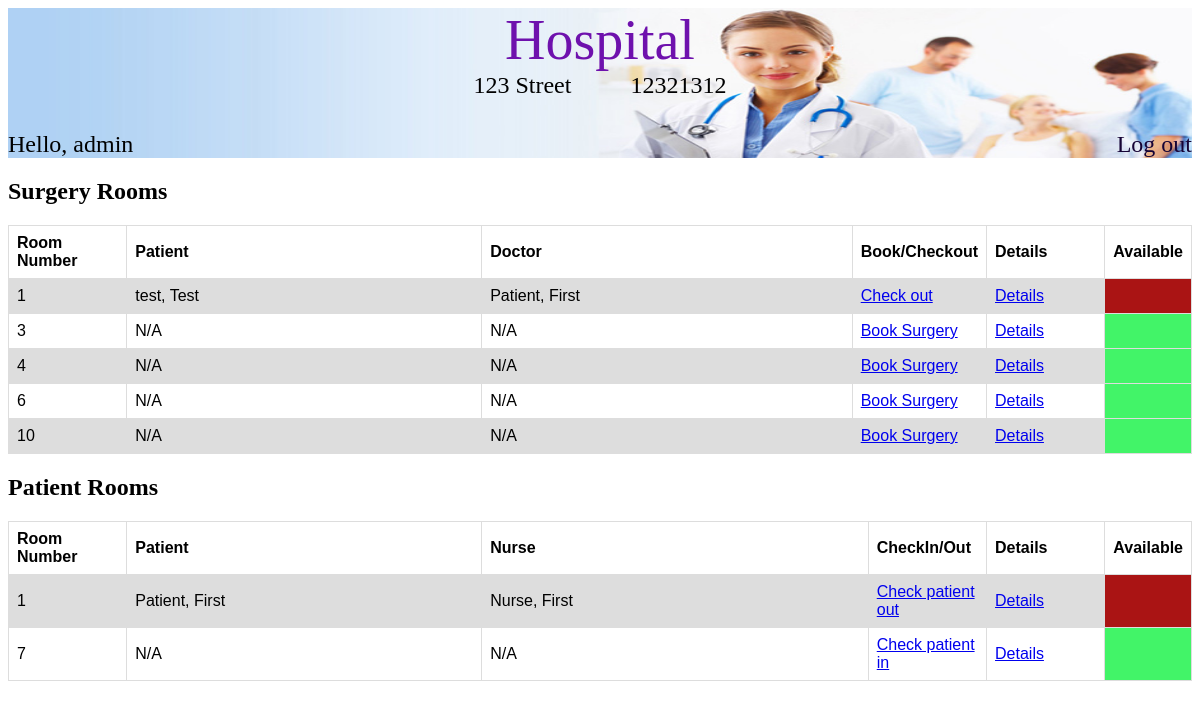
Screenshot of /rooms/ (signed in) with the database file from the repository.
### hospital/models.py (models this page shows, shortened)
class Hospital(models.Model):
    name = models.CharField(max_length=50)
    address = models.CharField(max_length=100)
    phone_number = models.CharField(max_length=10)
    patient_rooms = models.ManyToManyField(PatientRoom, symmetrical=False)
    surgery_rooms = models.ManyToManyField(SurgeryRoom, symmetrical=False)
    patients = models.ManyToManyField(Patient, symmetrical=False)
    doctors = models.ManyToManyField(Doctors, symmetrical=False)
    nurses = models.ManyToManyField(Nurses, symmetrical=False)

class Room(models.Model):
    room_number = models.BigIntegerField(unique=True)
    is_occupied = models.BooleanField(default='0')
    class Meta:
        abstract = True

class SurgeryRoom(Room):
    equipment = models.ManyToManyField(Equipment, blank=True, null=True)
    surgery = models.ForeignKey(Surgery, on_delete=models.CASCADE, related_name='surgery', null=True)

class PatientRoom(Room):
    price = models.DecimalField(default=0.0, decimal_places=2, max_digits=100)
    patient = models.ForeignKey(Patient, on_delete=models.CASCADE, related_name='patient', null=True)
    nurse = models.ForeignKey(Nurses, on_delete=models.CASCADE, related_name='nurse', null=True)

### Surgery_Details/models.py (models this page shows)
class Surgery(models.Model):
    surgery_description = models.TextField()
    start_time = models.DateTimeField(blank=True, null=True)
    duration = models.PositiveIntegerField()
    surgery_price = models.FloatField()
    doctor_incharge = models.ForeignKey(Doctors, null=True, related_name = 'surgery', on_delete=models.CASCADE)
    nurse_incharge = models.ForeignKey(Nurses, null=True, related_name = 'surgery', on_delete=models.CASCADE)
    patient = models.ForeignKey(Patient, null=True, related_name = 'surgery', on_delete=models.CASCADE)

### Person/models.py (models this page shows, shortened)
class Employee(Persons):
    shift = models.CharField(max_length=200, default='', blank=True)
    jobDesc = models.CharField(max_length=200, default='', blank=True)
    salary = models.DecimalField(max_digits=7, decimal_places=0, default=Decimal('0.00'))
    class Meta:
        abstract=True

class Doctors(Employee):
    specialty = models.CharField(max_length=200, default='', blank=True)

class Persons(models.Model):
    firstName = models.CharField(max_length=200)
    lastName = models.CharField(max_length=200)
    address = models.CharField(max_length=200)
    phoneNumber = models.CharField(max_length=200)
    social = models.CharField(max_length=200)
    class Meta:
        abstract = True

class Patient(Persons):
    symptoms = models.CharField(max_length=200, default='', blank=True)
    allergies = models.CharField(max_length=200, default='', blank=True)
    currentMeds = models.CharField(max_length=200, default='', blank=True)
    docName = models.ForeignKey(Doctors, on_delete=models.CASCADE, default='1')

class Nurses(Employee):
    specialty = models.CharField(max_length=200, default='', blank=True)

### hospital/views.py (the view)
# urls.py: url(r'^rooms/$', views.rooms_list, name='rooms'),
def rooms_list(request):
    hospital = get_object_or_404(Hospital, id=1)
    patient_rooms = hospital.patient_rooms.all()
    surgery_rooms = hospital.surgery_rooms.all()
    return render(request, 'hospital/list_all_rooms.html',
                  {'surgery_rooms': surgery_rooms, 'patient_rooms': patient_rooms, 'hospital': hospital})

### hospital/templates/hospital/list_all_rooms.html
{% extends "hospital/base.html" %}
{% block header %}
    <div class="container_header">
        {% if hospital is not None %}
            <div class="container_hospital_info">
                <div class="hospital_title"><a class="hospital_title_text" href="{% url 'hospital:home' %}">{{ hospital.name }}</a></div>
                <div class="hospital_info">
                    <div>{{ hospital.address }}</div>
                    <div class="padding"></div>
                    <div>{{ hospital.phone_number }}</div>
                </div>
            </div>
        {% else %}
            <a href="/" class="logo">My Hospital</a>
        {% endif %}
        <div class="container_user_info">
            {% if user.is_authenticated %}
                <div class="user_name_info">Hello, {{user.username}}</div>
                <div><a class="log_out" href="{% url 'accounts:logout' %}">Log out</a></div>
            {% else %}
                <a href="{% url 'accounts:login' %}">Log in</a>
            {% endif %}
        </div>
    </div>
{% endblock %}
{% block content %}
    <h2 class="title_rooms">Surgery Rooms</h2>
        <table>
            <tr>
                <th class="room_number_table_header">Room Number</th>
                <th class="patient_name_table_header">Patient</th>
                <th>Doctor</th>
                <th class="check_inout_table_header">Book/Checkout</th>
                <th class="room_details_table_header">Details</th>
                <th>Available</th>
            </tr>
        {% for sr in surgery_rooms %}
            <tr class="table_surgery_room">
                <td>{{sr.room_number}}</td>
                {% if not sr.is_occupied %}
                    <td>N/A</td>
                    <td>N/A</td>
                    <td><a href="{% url 'hospital:book_surgery' sr.id %}">Book Surgery</a></td>
                    <td><a href="{% url 'hospital:rooms_surgery_details' sr.id %}">Details</a></td>
                    <td class="table_row_available"></td>
                {% else %}
                    <td>{{sr.surgery.doctor_incharge.lastName}}, {{sr.surgery.doctor_incharge.firstName}}</td>
                    <td>{{sr.surgery.patient.lastName}}, {{sr.surgery.patient.firstName}}</td>
                    <td><a href="{% url 'hospital:check_out_surgery' sr.id %}">Check out</a></td>
                    <td><a href="{% url 'hospital:rooms_surgery_details' sr.id %}">Details</a></td>
                    <td class="table_row_not_available"></td>
                {% endif %}
            </tr>
        {% endfor %}
        </table>
    <h2 class="title_rooms">Patient Rooms</h2>
        <table>
            <tr>
                <th class="room_number_table_header">Room Number</th>
                <th class="patient_name_table_header">Patient</th>
                <th>Nurse</th>
                <th class="check_inout_table_header">CheckIn/Out</th>
                <th class="room_details_table_header">Details</th>
                <th>Available</th>
            </tr>
        {% for room in patient_rooms %}
            <tr class="table_surgery_room">
                <td>{{room.room_number}}</td>
                {% if not room.is_occupied %}
                    <td>N/A</td>
                    <td>N/A</td>
                    <td><a href="{% url 'hospital:patient_check_in' room.id %}">Check patient in</a></td>
                    <td><a href="{% url 'hospital:rooms_patient_details' room.id %}">Details</a></td>
                    <td class="table_row_available"></td>
                {% else %}
                    <td>{{room.patient.lastName}}, {{room.patient.firstName}}</td>
                    <td>{{room.nurse.lastName}}, {{room.nurse.firstName}}</td>
                    <td><a href="{% url 'hospital:patient_check_out' room.id %}">Check patient out</a></td>
                    <td><a href="{% url 'hospital:rooms_patient_details' room.id %}">Details</a></td>
                    <td class="table_row_not_available"></td>
                {% endif %}
            </tr>
        {% endfor %}
        </table>
{% endblock %}

### hospital/static/css/hospital.css (style rules this page uses)
table { font-family: arial, sans-serif; border-collapse: collapse; width: 100%; }
td, th { border: 1px solid #dddddd; text-align: left; padding: 8px; }
tr:nth-child(even) { background-color: #dddddd; }
.room_number_table_header, .check_inout_table_header, .room_details_table_header, .surgery_details_status_header { width: 10%; }
.table_row_not_available, .table_row_available, .padding { width: 5%; }
.table_row_available { background-color: #42f468; }
.table_row_not_available { background-color: #aa1414; }
.patient_name_table_header { width: 30%; }
.container_user_info, .hospital_info { display: flex; flex-direction: row; justify-content: space-between; }
.container_hospital_info { display: flex; flex-direction: column; align-items: center; }
.hospital_info { width: 100%; justify-content: center; }
.container_header { background-image: url("hospital.jpg"); background-size: 100% 100%; height: 150px; display: flex; flex-direction: column; justify-content: space-between; }
.hospital_title_text { font-family: "Times New Roman", Times, serif; font-size: 3.5em; text-decoration: none; color: #6e11ad; }
.hospital_info, .container_user_info { font-family: "Times New Roman", Times, serif; font-size: 1.5em; text-decoration: none; color: black; }
.log_out { color: #150335; text-decoration: none; }

### rows the page displays
Hospital: name "Hospital", address "123 Street", phone_number "12321312"
SurgeryRoom: room_number "1", surgery.doctor_incharge.lastName "test", surgery.doctor_incharge.firstName "Test", surgery.patient.lastName "Patient", surgery.patient.firstName "First"
SurgeryRoom: room_number "3", is_occupied "N/A"
SurgeryRoom: room_number "4", is_occupied "N/A"
SurgeryRoom: room_number "6", is_occupied "N/A"
SurgeryRoom: room_number "10", is_occupied "N/A"
PatientRoom: room_number "1", patient.lastName "Patient", patient.firstName "First", nurse.lastName "Nurse", nurse.firstName "First"
PatientRoom: room_number "7", is_occupied "N/A"

### other values shown
{{ user.username }} "admin"
